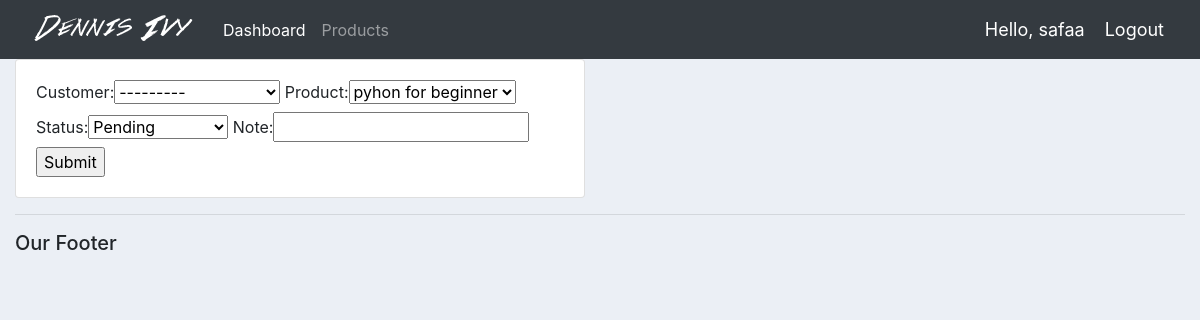
The app's page /update_order/2 (signed in) with its own data.
### accounts/models.py (models this page shows, shortened)
class Order(models.Model):
    STATUS = (
        ('Pending', 'Pending'),
        ('Out for delivery', 'Out for delivery'),
        ('Delivered', 'Delivered'),
    )
    customer = models.ForeignKey(Customer, null=True, on_delete=models.SET_NULL)
    product = models.ForeignKey(Product, null=True, on_delete=models.SET_NULL)
    date_created = models.DateTimeField(auto_now_add=True, null=True)
    status = models.CharField(max_length=200, null=True, choices=STATUS)
    note = models.CharField(max_length=1000, null=True)

### accounts/decorators.py (the view)
        def wrapper_func(request, *args, **kwargs):
            group = None
            if request.user.groups.exists():
                group = request.user.groups.all()[0].name
            if group in allowed_roles:
                return view_func(request, *args, **kwargs)
            else:
                return HttpResponse('You are not authorized to view this page')

### accounts/forms.py
class OrderForm(ModelForm):
    class Meta:
        model = Order
        fields = '__all__'

### accounts/models.py (called while the page is built)
    def __str__(self):
        return self.name

    def __str__(self):
        return self.name

### accounts/views.py (called while the page is built)
@login_required(login_url='login')
@allowed_users(allowed_roles=['admin'])
def updateOrder(request, pk):
    order = Order.objects.get(id=pk)
    form = OrderForm(instance=order)
    if request.method == 'POST':
        form = OrderForm(request.POST, instance=order)
        if form.is_valid():
            form.save()
            return redirect('/')
    context = {
        'form': form
    }
    return render(request, 'accounts/update_order.html', context)

### accounts/templates/accounts/update_order.html (shortened to what this page needs)
{% extends 'accounts/main.html' %}
{% load static %}
{% block content %}
<div class="row">
	<div class="col-md-6">
		<div class="card card-body">
			<form action="" method="POST">
				{{form}}
				<input type="submit" name="Submit">
			</form>
		</div>
	</div>
</div>
{% endblock %}

### accounts/templates/accounts/navbar.html (shortened to what this page needs)
{% load static %}
<nav class="navbar navbar-expand-lg navbar-dark bg-dark">
 <img src="{% static 'images/logo.png' %}">
  <div class="collapse navbar-collapse" id="navbarNav">
    <ul class="navbar-nav">
      {% if request.user.is_staff %}
      <li class="nav-item active">
        <a class="nav-link" href="{% url 'home' %}">Dashboard</a>
      </li>
      <li class="nav-item">
        <a class="nav-link" href="{% url 'products' %}">Products</a>
      </li>
      {% else %}
       <li class="nav-item">
        <a class="nav-link" href="{% url 'account' %}">Settings</a>
      </li>
      {% endif %}
    </ul>
  </div>
  <span class="hello-msg">Hello, {{request.user}}</span>
  <span ><a  class="hello-msg" href="{% url 'logout' %}">Logout</a></span>
</nav>

### static/css/main.css (style rules this page uses)
body { background-color: #ebeff5; }

### accounts/templates/accounts/navbar.html (style rules this page uses)
.hello-msg { font-size: 18px; color: #fff; margin-right: 20px; }

### records on screen
Order: customer "---------", product "pyhon for beginner", status "Pending"

### other values on screen
{{ request.user }} "safaa"
